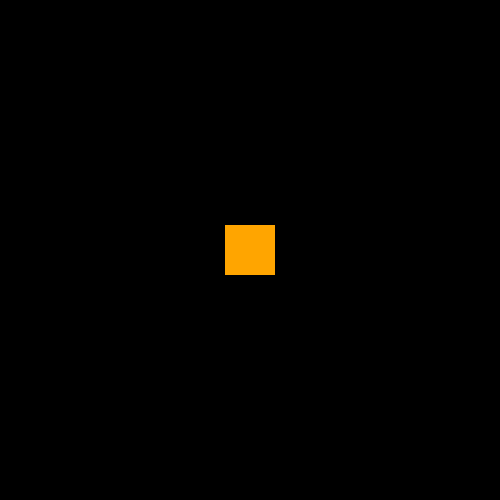
Frame 1 (no input)
Frame 60 (no input): identical to frame 1, image omitted
Frame 120 (the mouse pressed at the canvas centre since frame 60): identical to frame 1, image omitted

The p5.js sketch that drew this single still picture (run headless with seeded random() and noise() and a simulated clock; from frame 60 on, the mouse is pressed at the canvas centre):

// p5.js sketch
// ── sketch.js
let xPos = 250
let yPos = 250
function setup() {
  createCanvas(500, 500);
  noStroke();
  
  rectMode(CENTER);
}

function draw() {
  background(0);
	fill("Orange")
	rect(xPos, yPos, 50, 50)
	
 if (keyIsDown(UP_ARROW)) {
	 yPos -= 3;
 }

	if (keyIsDown(DOWN_ARROW)) {
		yPos += 3;
	}

	
}
